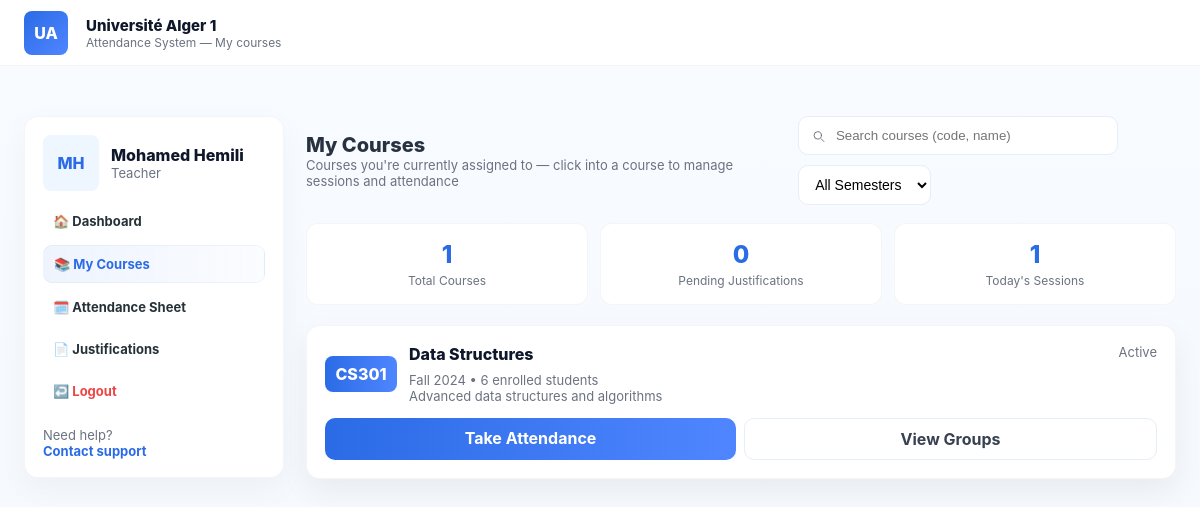
The page /teacher/courses.php (signed in) on the database its author committed.
### tables this page shows
CREATE TABLE `courses` (
  `id` int(11) NOT NULL,
  `course_code` varchar(20) NOT NULL,
  `course_name` varchar(100) NOT NULL,
  `description` text DEFAULT NULL,
  `credits` int(11) DEFAULT 3,
  `teacher_id` int(11) DEFAULT NULL,
  `semester` varchar(50) DEFAULT 'Fall 2024',
  `max_students` int(11) DEFAULT 30,
  `is_active` tinyint(1) DEFAULT 1,
  `created_at` timestamp NOT NULL DEFAULT current_timestamp()
);

### config.php (called while the page is built, shortened)
<?php
require_once 'db.php';
try {
    $pdo = new PDO("mysql:host=" . DB_HOST . ";dbname=" . DB_NAME . ";charset=utf8mb4", DB_USER, DB_PASS);
    $pdo->setAttribute(PDO::ATTR_ERRMODE, PDO::ERRMODE_EXCEPTION);
    $pdo->setAttribute(PDO::ATTR_DEFAULT_FETCH_MODE, PDO::FETCH_ASSOC);
    $db_functions = new DBFunctions($pdo);
} catch (PDOException $e) {
    die("Database connection failed: " . $e->getMessage());
}
?>

### db.php (called while the page is built, shortened)
<?php
class DBFunctions {
    private $db;
    public function __construct($pdo) {
        $this->db = $pdo;
    }
    public function getTeacherCourses($teacher_id) {
        try {
            $sql = "SELECT c.*, COUNT(DISTINCT ge.student_id) as student_count
                    FROM courses c
                    LEFT JOIN course_groups cg ON c.id = cg.course_id
                    LEFT JOIN group_enrollments ge ON cg.id = ge.group_id
                    WHERE c.teacher_id = :teacher_id AND c.is_active = 1
                    GROUP BY c.id
                    ORDER BY c.course_code";
            $stmt = $this->db->prepare($sql);
            $stmt->bindParam(':teacher_id', $teacher_id);
            $stmt->execute();
            return $stmt->fetchAll();
        } catch (PDOException $e) {
            error_log("Error getting teacher courses: " . $e->getMessage());
            return [];
        }
    }
    public function getTeacherStats($teacher_id) {
        $stats = [];
        try {
            $sql = "SELECT COUNT(*) as course_count FROM courses WHERE teacher_id = :teacher_id AND is_active = 1";
            $stmt = $this->db->prepare($sql);
            $stmt->bindParam(':teacher_id', $teacher_id);
            $stmt->execute();
            $stats['course_count'] = $stmt->fetch()['course_count'];
            $sql = "SELECT COUNT(*) as pending_count
                    FROM justifications j
                    JOIN courses c ON j.course_id = c.id
                    WHERE c.teacher_id = :teacher_id AND j.status = 'pending'";
            $stmt = $this->db->prepare($sql);
            $stmt->bindParam(':teacher_id', $teacher_id);
            $stmt->execute();
            $stats['pending_count'] = $stmt->fetch()['pending_count'];
            $today = date('Y-m-d');
            $sql = "SELECT COUNT(*) as session_count
                    FROM sessions s
                    JOIN courses c ON s.course_id = c.id
                    WHERE c.teacher_id = :teacher_id AND s.session_date = :today";
            $stmt = $this->db->prepare($sql);
            $stmt->bindParam(':teacher_id', $teacher_id);
            $stmt->bindParam(':today', $today);
            $stmt->execute();
            $stats['session_count'] = $stmt->fetch()['session_count'];
        } catch (PDOException $e) {
            error_log("Error getting teacher stats: " . $e->getMessage());
            $stats = [
                'course_count' => 0,
                'pending_count' => 0,
                'session_count' => 0
            ];
        }
        return $stats;
    }
}
?>

### teacher/courses.php (the view, shortened to what this page needs)
<?php
require_once '../config.php';
$teacher_id = $_SESSION['user_id'];
$courses = $db_functions->getTeacherCourses($teacher_id);
?>
<!doctype html>
<html lang="en">
<head>
</head>
<body>
  <header class="topbar" role="banner">
    <div class="mark" aria-hidden="true">
      <div class="logo">UA</div>
    </div>
    <div>
      <h1 style="margin:0;font-size:15px;font-weight:800">Université Alger 1</h1>
      <div style="font-size:12px;color:var(--muted)">Attendance System — My courses</div>
    </div>
  </header>
  <div class="layout" role="main">
    <aside class="sidebar" aria-label="left navigation">
      <div class="profile">
        <div class="avatar">
          <?php echo strtoupper(substr($_SESSION['first_name'], 0, 1) . substr($_SESSION['last_name'], 0, 1)); ?>
        </div>
        <div>
          <div style="font-weight:800"><?php echo htmlspecialchars($_SESSION['first_name'] . ' ' . $_SESSION['last_name']); ?></div>
          <div style="font-size:13px;color:var(--muted)">Teacher</div>
        </div>
      </div>
      <nav class="nav" aria-label="section nav">
        <a href="dashboard.php">🏠 Dashboard</a>
        <a href="courses.php" class="active">📚 My Courses</a>
        <a href="attendance.php">🗓️ Attendance Sheet</a>
        <a href="justifications.php">📄 Justifications</a>
        <a href="../logout.php" class="logout">↩️ Logout</a>
      </nav>
      <div class="help">Need help? <br/><a href="#" style="color:var(--accent);text-decoration:none;font-weight:700">Contact support</a></div>
    </aside>
    <main class="main">
      <div class="header-row">
        <div>
          <div class="title">My Courses</div>
          <div class="subtitle">Courses you're currently assigned to — click into a course to manage sessions and attendance</div>
        </div>
        <div class="controls" aria-hidden="true">
          <div class="search" role="search" aria-label="Search courses">
            <input type="text" placeholder="Search courses (code, name)" id="searchCourses"/>
          </div>
          <select class="select" aria-label="filter" id="semesterFilter">
            <option>All Semesters</option>
          </select>
        </div>
      </div>
      <div class="stats">
        <div class="stat-card">
          <div class="stat-number"><?php echo count($courses); ?></div>
          <div class="stat-label">Total Courses</div>
        </div>
        <?php
        $teacher_stats = $db_functions->getTeacherStats($teacher_id);
        ?>
        <div class="stat-card">
          <div class="stat-number"><?php echo $teacher_stats['pending_count']; ?></div>
          <div class="stat-label">Pending Justifications</div>
        </div>
        <div class="stat-card">
          <div class="stat-number"><?php echo $teacher_stats['session_count']; ?></div>
          <div class="stat-label">Today's Sessions</div>
        </div>
      </div>
      <section class="list" aria-label="courses list">
        <?php if (empty($courses)): ?>
          <div class="empty">
            <h3>No Courses Assigned</h3>
            <p>You are not currently assigned to any courses.</p>
          </div>
        <?php else: ?>
          <?php foreach ($courses as $course): ?>
          <article class="card" aria-labelledby="c<?php echo $course['id']; ?>">
            <div>
              <div class="course-head">
                <div class="course-info">
                  <div class="course-badge"><?php echo htmlspecialchars($course['course_code']); ?></div>
                  <div>
                    <div id="c<?php echo $course['id']; ?>" style="font-weight:800;font-size:16px"><?php echo htmlspecialchars($course['course_name']); ?></div>
                    <div class="meta">
                      <?php echo htmlspecialchars($course['semester']); ?> •
                      <?php echo $course['student_count']; ?> enrolled students
                      <?php if ($course['description']): ?>
                        <br><?php echo htmlspecialchars($course['description']); ?>
                      <?php endif; ?>
                    </div>
                  </div>
                </div>
                <div style="text-align:right;color:var(--muted);font-size:13px">
                  <?php echo $course['is_active'] ? 'Active' : 'Inactive'; ?>
                </div>
              </div>
            </div>
            <div class="card-actions">
              <a href="attendance.php?course_id=<?php echo $course['id']; ?>" class="btn primary">Take Attendance</a>
              <a href="course_groups.php?course_id=<?php echo $course['id']; ?>" class="btn">View Groups</a>
            </div>
          </article>
          <?php endforeach; ?>
        <?php endif; ?>
      </section>
    </main>
  </div>
</body>
</html>

### teacher/courses.php (style rules this page uses)
:root { --bg:#f4f7fb; --card:#ffffff; --accent:#2b6be6; --accent-2:#4f86ff; --muted:#6b7280; --danger:#ef4444; --glass: rgba(15,23,42,0.04); --radius:12px; font-family: Inter, system-ui, -apple-system, "Segoe UI", Roboto, Arial; color-scheme: light; }
* { box-sizing:border-box }
html,body { height:100%;margin:0;background:linear-gradient(180deg,#f8fbff 0%,var(--bg) 100%);color:#0f172a }
.topbar { height:66px;background:#fff;border-bottom:1px solid var(--glass);display:flex;align-items:center;gap:18px;padding:0 24px;position:sticky;top:0;z-index:20 }
.topbar .mark { display:flex;align-items:center;gap:10px }
.mark .logo { width:44px;height:44px;border-radius:8px;background:linear-gradient(135deg,var(--accent),var(--accent-2));display:flex;align-items:center;justify-content:center;color:#fff;font-weight:800 }
.topbar h1 { font-size:15px;margin:0 }
.layout { display:flex;gap:22px;padding:24px;max-width:1200px;margin:26px auto;align-items:flex-start }
.sidebar { width:260px;background:var(--card);border-radius:14px;padding:18px;border:1px solid var(--glass);box-shadow:0 10px 30px rgba(15,23,42,0.04) }
.profile { display:flex;gap:12px;align-items:center;margin-bottom:12px }
.avatar { width:56px;height:56px;border-radius:8px;background:#eef6ff;color:var(--accent);display:flex;align-items:center;justify-content:center;font-weight:800 }
.nav { margin-top:8px }
.nav a { display:flex;align-items:center;gap:10px;padding:10px;border-radius:9px;color:#263238;text-decoration:none;font-weight:700;font-size:13px;margin-bottom:6px }
.nav a.active { background:linear-gradient(90deg,rgba(43,107,230,0.08),rgba(43,107,230,0.02));border:1px solid rgba(43,107,230,0.06);color:var(--accent) }
.nav a.logout { color:var(--danger) }
.help { margin-top:18px;color:var(--muted);font-size:13px }
.main { flex:1 }
.header-row { display:flex;justify-content:space-between;align-items:center;gap:16px;margin-bottom:18px }
.title { font-size:20px;font-weight:800;color:#273241 }
.subtitle { font-size:13px;color:var(--muted) }
.controls { display:flex;gap:10px;align-items:center;flex-wrap:wrap }
.search, .select { padding:10px 12px;border-radius:10px;border:1px solid #e6eef7;background:#fff;font-size:14px }
.search { width:320px;display:flex;align-items:center;gap:8px }
.search input { width:100%;border:none;outline:none;background:none }
.list { display:grid;grid-template-columns:repeat(auto-fit,minmax(280px,1fr));gap:16px }
.card { background:var(--card);border-radius:14px;padding:18px;border:1px solid var(--glass);box-shadow:0 12px 30px rgba(15,23,42,0.06);display:flex;flex-direction:column;justify-content:space-between }
.course-head { display:flex;justify-content:space-between;align-items:start;gap:12px }
.course-info { display:flex;gap:12px;align-items:center }
.course-badge { min-width:72px;background:linear-gradient(90deg,var(--accent),var(--accent-2));color:white;padding:8px;border-radius:8px;font-weight:800;display:flex;align-items:center;justify-content:center }
.meta { color:var(--muted);font-size:13px;margin-top:8px }
.card-actions { display:flex;gap:8px;margin-top:14px }
.card-actions .btn { flex:1;padding:10px;border-radius:10px;border:1px solid #e6eef7;background:#fff;cursor:pointer;font-weight:700;text-decoration:none;display:inline-block;text-align:center;color:#374151;transition:all 0.2s }
.card-actions .btn.primary { background:linear-gradient(90deg,var(--accent),var(--accent-2));color:#fff;border:none }
.stats { display:flex;gap:12px;margin-bottom:20px }
.stat-card { background:var(--card);padding:16px;border-radius:12px;border:1px solid var(--glass);flex:1;text-align:center }
.stat-number { font-size:24px;font-weight:800;color:var(--accent) }
.stat-label { font-size:12px;color:var(--muted);margin-top:4px }

### rows shown on the page
courses: course_code "CS301", course_name "Data Structures", semester "Fall 2024", student_count "6", description "Advanced data structures and algorithms", is_active "Active"

### other values the page prints
$_SESSION['first_name'] . ' ' . $_SESSION['last_name'] "Mohamed Hemili"
count($courses) "1"
$teacher_stats['pending_count'] "0"
$teacher_stats['session_count'] "1"
